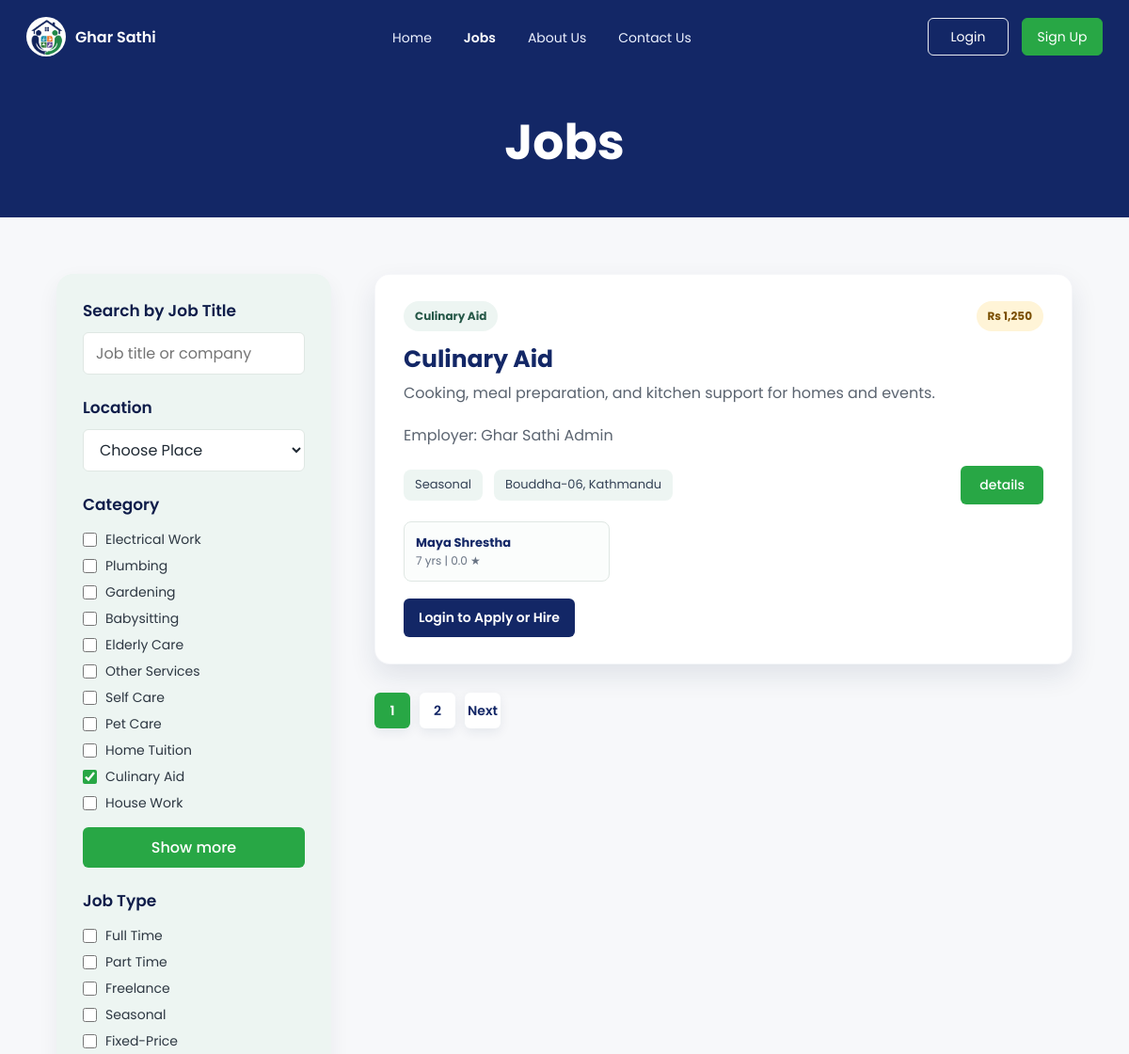
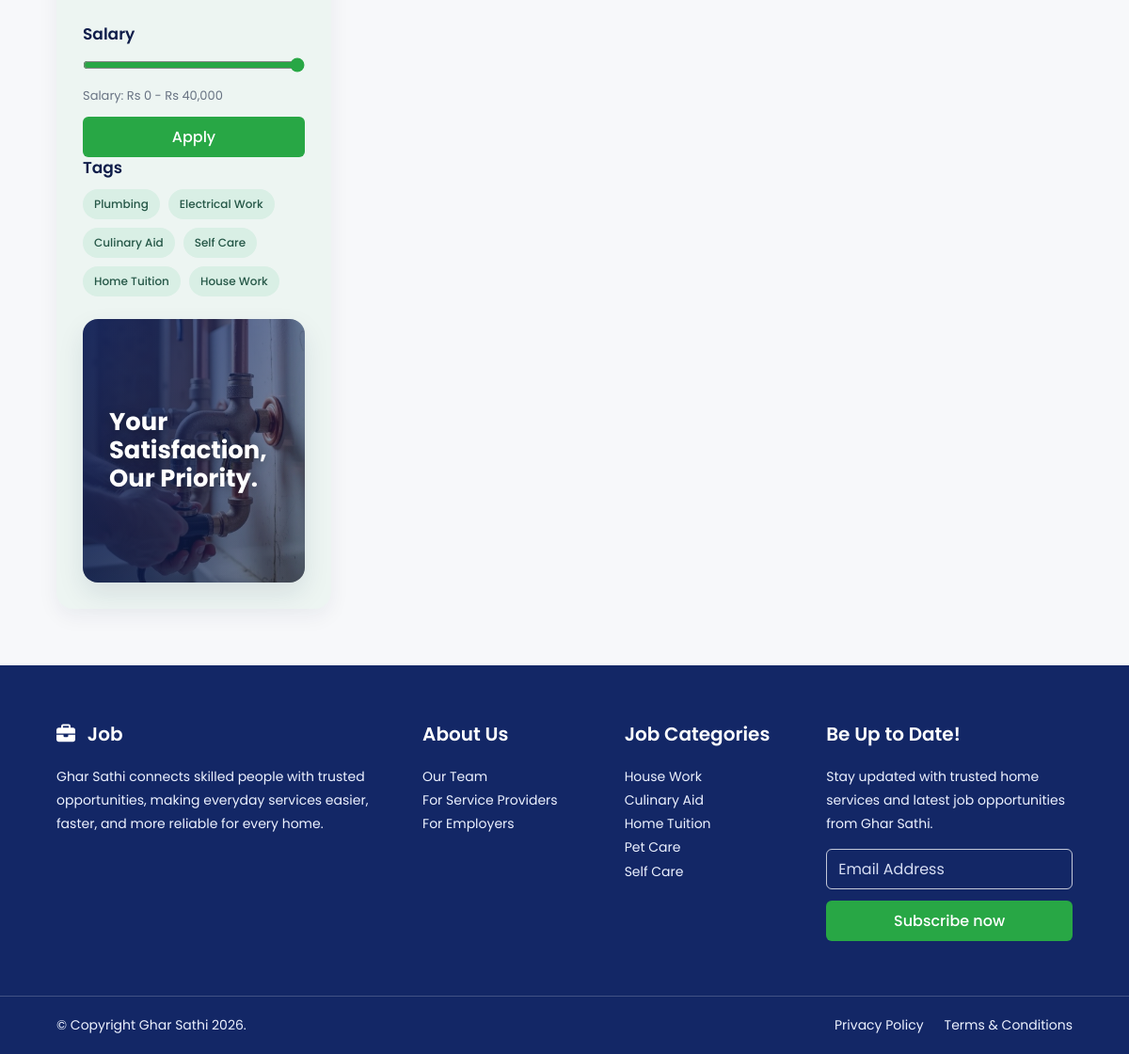
Page /Jobs page/jobs.php?category=Culinary+Aid on the committed database (2 pictures, top to bottom).
### tables this page shows
CREATE TABLE IF NOT EXISTS jobs (
    job_id INT AUTO_INCREMENT PRIMARY KEY,
    employer_id INT NOT NULL,
    category_id INT NOT NULL,
    title VARCHAR(150) NOT NULL,
    description TEXT,
    job_type VARCHAR(50),
    salary DECIMAL(10,2) DEFAULT 0,
    location VARCHAR(100),
    created_at TIMESTAMP DEFAULT CURRENT_TIMESTAMP,
    FOREIGN KEY (employer_id) REFERENCES users(user_id) ON DELETE CASCADE,
    FOREIGN KEY (category_id) REFERENCES categories(category_id) ON DELETE CASCADE
);

CREATE TABLE IF NOT EXISTS categories (
    category_id INT AUTO_INCREMENT PRIMARY KEY,
    category_name VARCHAR(100) NOT NULL UNIQUE
);

CREATE TABLE IF NOT EXISTS users (
    user_id INT AUTO_INCREMENT PRIMARY KEY,
    full_name VARCHAR(100) NOT NULL,
    username VARCHAR(50) UNIQUE,
    email VARCHAR(100) UNIQUE NOT NULL,
    phone VARCHAR(20),
    password VARCHAR(255) NOT NULL,
    role ENUM('Employer','Worker','Admin') NOT NULL DEFAULT 'Employer',
    created_at TIMESTAMP DEFAULT CURRENT_TIMESTAMP
);

### Jobs page/jobs.php (the view, shortened to what this page needs)
<?php
require_once __DIR__ . '/../includes/app.php';
$jobs = $fallbackJobs;
$result = mysqli_query(
    $conn,
    'SELECT jobs.job_id, jobs.category_id, jobs.title, jobs.description, jobs.job_type, jobs.salary, jobs.location,
            categories.category_name, users.full_name AS employer_name
     FROM jobs
     INNER JOIN categories ON categories.category_id = jobs.category_id
     INNER JOIN users ON users.user_id = jobs.employer_id
     ORDER BY jobs.job_id DESC'
);
if ($result && mysqli_num_rows($result) > 0) {
    $jobs = [];
    $minutes = 10;
    while ($row = mysqli_fetch_assoc($result)) {
        $jobs[] = [
            'job_id' => (int) $row['job_id'],
            'category_id' => (int) $row['category_id'],
            'time' => 'Recently',
            'title' => $row['title'] ?? '',
            'description' => $row['description'] ?? '',
            'category' => $row['category_name'] ?? '',
            'type' => $row['job_type'] ?? '',
            'salary' => 'Rs ' . number_format((float) ($row['salary'] ?? 0), 0),
            'location' => $row['location'] ?? '',
            'employer' => $row['employer_name'] ?? '',
            'salary_max' => (float) ($row['salary'] ?? 0),
            'minutes' => $minutes,
        ];
        $minutes += 2;
    }
}
$initialSearch = trim($_GET['search'] ?? '');
$initialCategory = trim($_GET['category'] ?? '');
$categoriesForFilter = array_values(array_unique(array_filter(array_map(fn($job) => $job['category'] ?? '', $jobs))));
$user = current_user($conn);
$userRole = $user['role'] ?? '';
?>
<!DOCTYPE html>
<html lang="en">
<head>
<link rel="stylesheet" href="jobs.css">
<link rel="stylesheet" href="https://cdnjs.cloudflare.com/ajax/libs/font-awesome/6.7.1/css/all.min.css">
</head>
<body>
<header class="site-header">
<section class="hero"><h1>Jobs</h1></section>
</header>
<main class="jobs-section">
<aside class="filter-box" aria-label="Job filters">
<form id="jobFilterForm">
<div class="filter-group"><h3>Search by Job Title</h3><input id="jobSearch" type="search" placeholder="Job title or company" value="<?php echo e($initialSearch); ?>"></div>
<div class="filter-group">
<h3>Location</h3>
<select id="locationFilter">
<option value="">Choose Place</option>
</select>
</div>
<div class="filter-group">
<h3>Category</h3>
<?php foreach ($categoriesForFilter as $categoryName): ?>
<label><input type="checkbox" name="category" value="<?php echo e($categoryName); ?>" <?php echo $initialCategory === $categoryName ? 'checked' : ''; ?>> <?php echo e($categoryName); ?></label>
<?php endforeach; ?>
<button class="show-btn" type="button">Show more</button>
</div>
<div class="filter-group">
<h3>Job Type</h3>
<label><input type="checkbox" name="type" value="Full/Part Time"> Full Time</label>
<label><input type="checkbox" name="type" value="Part time"> Part Time</label>
<label><input type="checkbox" name="type" value="Freelance"> Freelance</label>
<label><input type="checkbox" name="type" value="Seasonal"> Seasonal</label>
<label><input type="checkbox" name="type" value="Fixed-Price"> Fixed-Price</label>
</div>
<div class="filter-group">
<h3>Salary</h3>
<input id="salaryRange" type="range" min="0" max="40000" value="40000">
<p class="salary-text">Salary: Rs 0 - Rs <span id="salaryValue">40,000</span></p>
<button class="apply-btn" type="submit">Apply</button>
</div>
</form>
<div class="filter-group tags-group">
<h3>Tags</h3>
<div class="tags">
<button type="button" data-tag="Plumbing">Plumbing</button>
<button type="button" data-tag="Electrical Work">Electrical Work</button>
<button type="button" data-tag="Culinary Aid">Culinary Aid</button>
<button type="button" data-tag="Self Care">Self Care</button>
<button type="button" data-tag="Home Tuition">Home Tuition</button>
<button type="button" data-tag="House Work">House Work</button>
</div>
</div>
<div class="priority-panel" aria-label="Ghar Sathi promise"><p>Your<br>Satisfaction,<br>Our Priority.</p></div>
</aside>
<section class="job-container" aria-label="Available jobs">
<div class="job-list" id="jobList">
<?php foreach ($jobs as $index => $job): ?>
<?php
$jobId = (int) ($job['job_id'] ?? 0);
$verifiedWorkers = fetch_workers_for_category($conn, (int) ($job['category_id'] ?? 0), 3);
?>
<article class="job-card" data-page="<?php echo $index < 6 ? '1' : '2'; ?>" data-title="<?php echo e($job['title']); ?>" data-category="<?php echo e($job['category']); ?>" data-type="<?php echo e($job['type']); ?>" data-location="<?php echo e($job['location']); ?>" data-salary="<?php echo e($job['salary_max']); ?>" data-minutes="<?php echo e($job['minutes']); ?>" <?php echo $index < 6 ? '' : 'hidden'; ?>>
<div class="job-card-head"><span class="category-badge"><?php echo e($job['category']); ?></span><span class="salary-badge"><?php echo e($job['salary']); ?></span></div>
<h2><?php echo e($job['title']); ?></h2>
<p><?php echo e($job['description']); ?></p>
<p class="job-employer">Employer: <?php echo e($job['employer'] ?? 'Ghar Sathi'); ?></p>
<div class="job-info">
<span><?php echo e($job['type']); ?></span>
<span><?php echo e($job['location']); ?></span>
<a href="../Details Page/details.php?id=<?php echo $jobId; ?>">details</a>
</div>
<?php if ($verifiedWorkers): ?>
<div class="worker-strip" aria-label="Available workers">
<?php foreach ($verifiedWorkers as $worker): ?>
<div class="mini-worker">
<div><strong><?php echo e($worker['full_name']); ?></strong><span><?php echo e($worker['experience_years']); ?> yrs | <?php echo e(number_format((float) $worker['avg_rating'], 1)); ?> ★</span></div>
</div>
<?php endforeach; ?>
</div>
<?php endif; ?>
<div class="job-actions">
<?php if (!$user): ?>
<a class="secondary-action" href="../Login Page/login.html">Login to Apply or Hire</a>
<?php elseif ($userRole === 'Worker'): ?>
<a class="secondary-action" href="../About Us Page/apply_resume.php?job_id=<?php echo $jobId; ?>">Apply Job</a>
<?php else: ?>
<a class="secondary-action" href="../dasboard/dashboard.php">Manage in Dashboard</a>
<?php endif; ?>
</div>
</article>
<?php endforeach; ?>
</div>
<nav class="pagination" aria-label="Job pages">
<a class="active" href="#" data-page-link="1">1</a>
<a href="#" data-page-link="2">2</a>
<a href="#" data-page-link="next">Next</a>
</nav>
</section>
</main>
</body>
</html>

### rows in the picture
jobs: category.category_name "Culinary Aid", salary "Rs 1,250", title "Culinary Aid", description "Cooking, meal preparation, and kitchen support for homes and events.", employer.full_name "Ghar Sathi Admin", job_type "Seasonal", location "Bouddha-06, Kathmandu"
users: full_name "Maya Shrestha", experience_years "7", avg_rating "0.0"

### other values in the picture
$categoryName "Electrical Work"
$categoryName "Plumbing"
$categoryName "Gardening"
$categoryName "Babysitting"
$categoryName "Elderly Care"
$categoryName "Other Services"
$categoryName "Self Care"
$categoryName "Pet Care"
$categoryName "Home Tuition"
$categoryName "Culinary Aid"
$categoryName "House Work"
